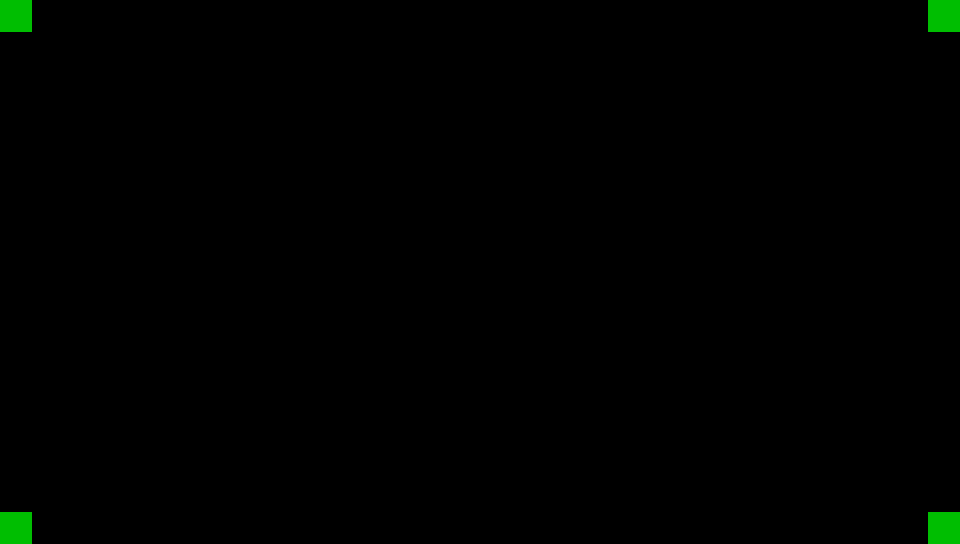

This game map was drawn from its Tiled (.tmx) file and the tilesets committed beside it. A one-line description and the trimmed map source follow:
An orthogonal 30x17 tile map with 32x32 px tiles, 1 tile layer (Tile Layer 1).

<map version="1.0" orientation="orthogonal" renderorder="right-down" width="30" height="17" tilewidth="32" tileheight="32" nextobjectid="1">
 <tileset firstgid="1" name="tilesheet" tilewidth="32" tileheight="32">
  <image source="../textures/tilesheet.png" width="96" height="96" />
 </tileset>
 <layer name="Tile Layer 1" width="30" height="17">
  <data>[510 cells, 4 non-empty, 1 distinct tile ids]</data>
 </layer>
</map>
